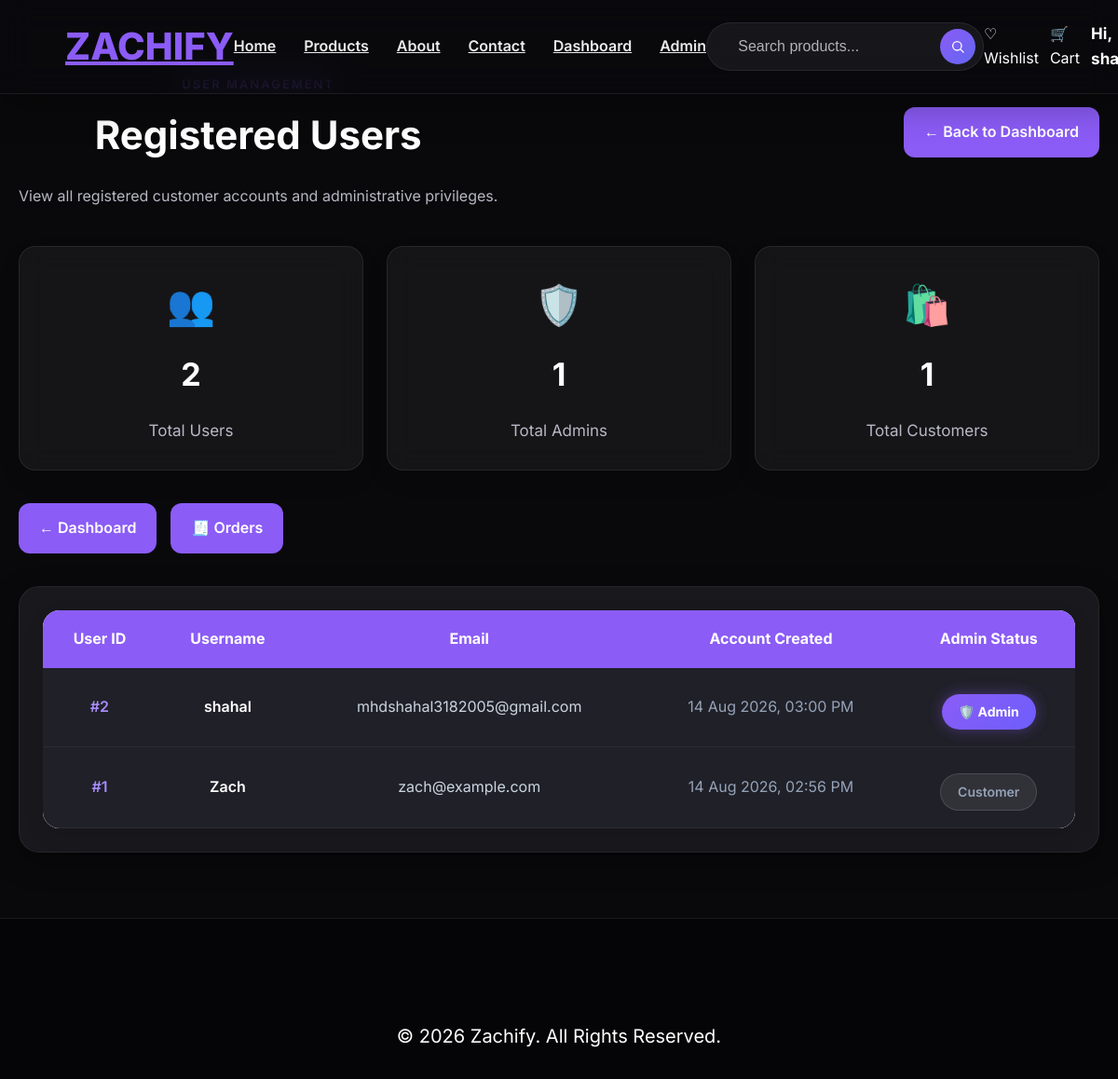
The app's page /admin/users (signed in), older data.
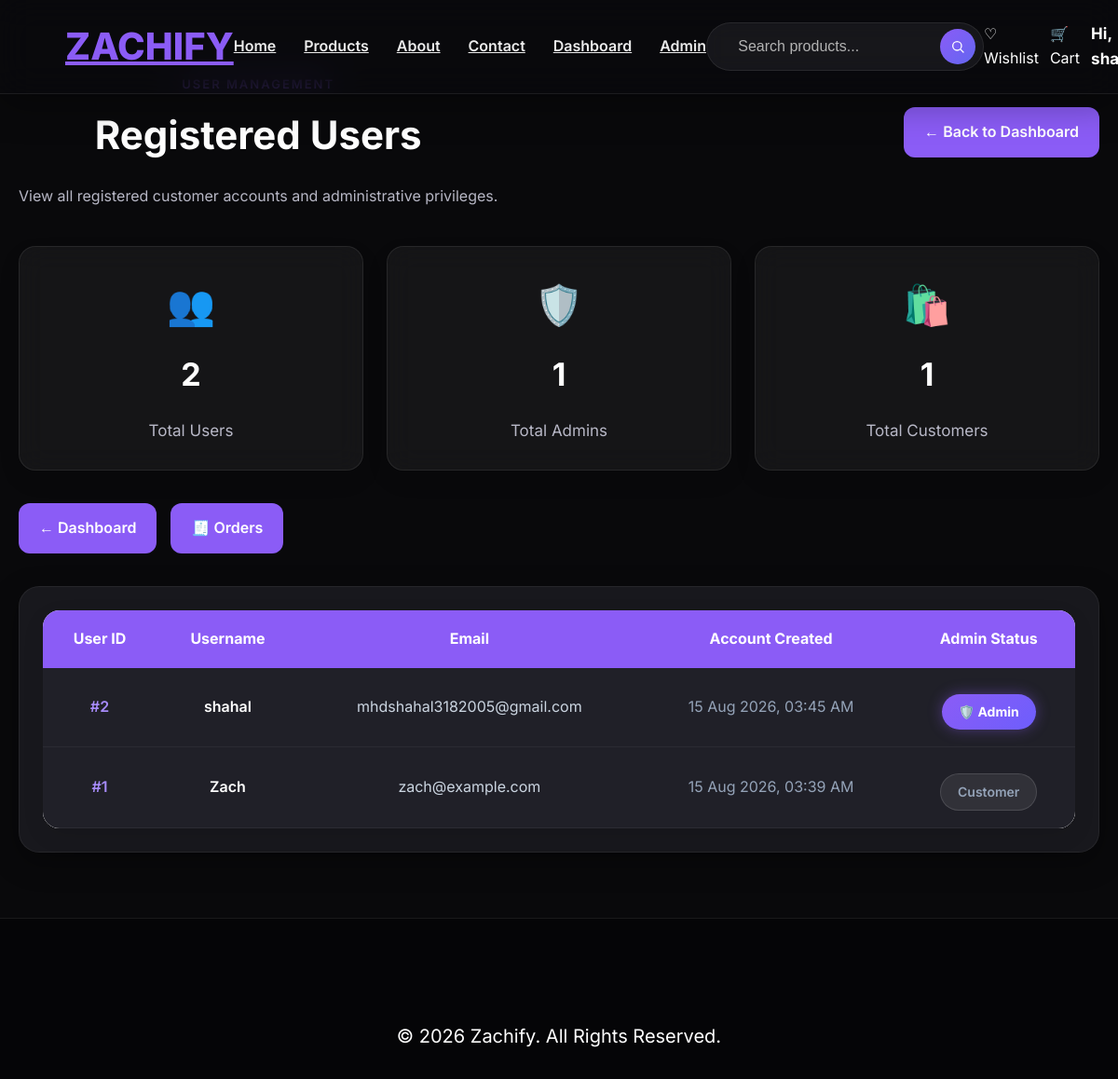
The same page, newer data.
### app.py (models this page shows)
class User(db.Model):
    id = db.Column(db.Integer, primary_key=True)
    username = db.Column(db.String(100), nullable=False)
    email = db.Column(db.String(120), unique=True, nullable=False)
    password = db.Column(db.String(200), nullable=False)
    is_admin = db.Column(db.Boolean, default=False, nullable=False)
    created_at = db.Column(db.DateTime, default=datetime.utcnow)
    wishlists = db.relationship("Wishlist", backref="user", lazy=True, cascade="all, delete-orphan")
    orders = db.relationship("Order", backref="user", lazy=True, cascade="all, delete-orphan")

### app.py (the view)
@app.route("/admin/users")
@admin_required
def admin_users():
    users = User.query.order_by(User.created_at.desc()).all()
    total_users = len(users)
    total_admins = sum(1 for u in users if u.is_admin)
    total_customers = total_users - total_admins
    return render_template(
        "admin_users.html",
        users=users,
        total_users=total_users,
        total_admins=total_admins,
        total_customers=total_customers,
    )

### app.py (called while the page is built)
def get_current_user():
    user = None
    user_id = session.get("user_id")
    if user_id:
        user = User.query.get(user_id)
    else:
        username = session.get("username")
        if username:
            user = User.query.filter_by(username=username).first()
    if user and user.email and user.email.lower() in {e.lower() for e in DEFAULT_ADMIN_EMAILS} and not user.is_admin:
        user.is_admin = True
        try:
            db.session.commit()
        except Exception:
            pass
    return user

def admin_required(f):
    @wraps(f)
    def decorated_function(*args, **kwargs):
        current_user = get_current_user()
        if not current_user:
            flash("Please login to access the admin area.", "danger")
            return redirect(url_for("login"))
        if not bool(current_user.is_admin):
            abort(403)
        return f(*args, **kwargs)
    return decorated_function

### templates/admin_users.html (shortened to what this page needs)
{% extends "base.html" %}
{% block content %}
<div class="admin-container">
    <div class="admin-header">
        <div>
            <p class="admin-kicker">
            </p>
            <h1>Registered Users</h1>
            <p class="admin-subtitle">
                View all registered customer accounts and administrative privileges.
            </p>
        </div>
        <div style="display: flex; gap: 12px; align-items: center;">
            <a href="{{ url_for('admin') }}" class="quick-btn" style="display: inline-flex; align-items: center; gap: 8px;">
                ← Back to Dashboard
            </a>
        </div>
    </div>
    <div class="dashboard-cards">
        <div class="dashboard-card">
            <div class="card-icon">👥</div>
            <h2>{{ total_users }}</h2>
            <p>Total Users</p>
        </div>
        <div class="dashboard-card">
            <div class="card-icon">🛡️</div>
            <h2>{{ total_admins }}</h2>
            <p>Total Admins</p>
        </div>
        <div class="dashboard-card">
            <div class="card-icon">🛍️</div>
            <h2>{{ total_customers }}</h2>
            <p>Total Customers</p>
        </div>
    </div>
    <div class="quick-actions">
        <a href="{{ url_for('admin') }}" class="quick-btn">
            ← Dashboard
        </a>
        <a href="{{ url_for('admin_orders') }}" class="quick-btn">
            🧾 Orders
        </a>
    </div>
    <div class="table-card">
        <table class="product-table">
            <thead>
                <tr>
                    <th>User ID</th>
                    <th>Username</th>
                    <th>Email</th>
                    <th>Account Created</th>
                    <th>Admin Status</th>
                </tr>
            </thead>
            <tbody>
                {% for user in users %}
                <tr>
                    <td style="color: #a78bfa; font-weight: 600;">#{{ user.id }}</td>
                    <td style="font-weight: 600; color: #ffffff;">{{ user.username }}</td>
                    <td style="color: #cbd5e1;">{{ user.email }}</td>
                    <td style="color: #94a3b8;">
                        {{ user.created_at.strftime("%d %b %Y, %I:%M %p") if user.created_at else "N/A" }}
                    </td>
                    <td>
                        {% if user.is_admin %}
                        <span class="status-badge" style="background: linear-gradient(135deg, #8b5cf6, #6d5efc); color: #ffffff; font-weight: 700; box-shadow: 0 0 15px rgba(139, 92, 246, 0.4);">
                            🛡️ Admin
                        </span>
                        {% else %}
                        <span class="status-badge" style="background: rgba(255, 255, 255, 0.08); color: #94a3b8; border: 1px solid rgba(255, 255, 255, 0.12);">
                            Customer
                        </span>
                        {% endif %}
                    </td>
                </tr>
                {% else %}
                <tr>
                    <td colspan="5" style="text-align: center; color: #94a3b8; padding: 30px;">
                        No registered users found.
                    </td>
                </tr>
                {% endfor %}
            </tbody>
        </table>
    </div>
</div>
{% endblock %}

### templates/base.html (shortened to what this page needs)
<!DOCTYPE html>
<html lang="en">
<head>
    <link rel="stylesheet" href="{{ url_for('static', filename='css/style.css') }}">
</head>
<body>
   <nav class="navbar">
    <div class="logo">
        <a href="/">ZACHIFY</a>
    </div>
    <ul class="nav-links">
        <li><a href="{{ url_for('home') }}">Home</a></li>
        <li><a href="{{ url_for('products') }}">Products</a></li>
        <li><a href="{{ url_for('about') }}">About</a></li>
        <li><a href="{{ url_for('contact') }}">Contact</a></li>
        {% if session.get("username") %}
            <li><a href="{{ url_for('dashboard') }}">Dashboard</a></li>
        {% endif %}
        {% if current_user and current_user.is_admin %}
            <li><a href="{{ url_for('admin') }}">Admin</a></li>
        {% endif %}
    </ul>
    <div class="search-shell">
        <form class="search-box" id="searchBoxForm" action="{{ url_for('search') }}" method="get">
            <div class="search-input-wrap">
                <input id="searchInput" type="text" name="q" placeholder="Search products..." value="{{ request.args.get('q', '') }}" autocomplete="off">
            </div>
            <button type="submit" aria-label="Search products">
                <svg viewBox="0 0 24 24" fill="none" stroke="currentColor" stroke-width="2" stroke-linecap="round" stroke-linejoin="round">
                    <circle cx="11" cy="11" r="7"></circle>
                    <line x1="21" y1="21" x2="16.65" y2="16.65"></line>
                </svg>
            </button>
        </form>
    </div>
    <div class="nav-right">
        <a href="{{ url_for('wishlist_page') }}" class="cart-link wishlist-link" style="position: relative; display: inline-flex; align-items: center; text-decoration: none;">
            ♡ Wishlist
        </a>
        <a href="{{ url_for('cart') }}" class="cart-link" style="position: relative; display: inline-flex; align-items: center; text-decoration: none;">
            🛒 Cart
        </a>
        {% if session.get("username") %}
            <span class="welcome-user">
                Hi, {{ session["username"] }}
            </span>
        {% else %}
            <a href="{{ url_for('register') }}" class="register-btn">Register</a>
            <a href="{{ url_for('login') }}" class="login-btn">Login</a>
        {% endif %}
    </div>
</nav>
    {% block content %}
    {% endblock %}
    <footer class="footer">
        <p>&copy; 2026 Zachify. All Rights Reserved.</p>
    </footer>
</body>
</html>

Row changes from the older to the newer data that the page shows:
changed User "shahal": created_at "14 Aug 2026, 03:00 PM" → "15 Aug 2026, 03:45 AM"
changed User "Zach": created_at "14 Aug 2026, 02:56 PM" → "15 Aug 2026, 03:39 AM"
